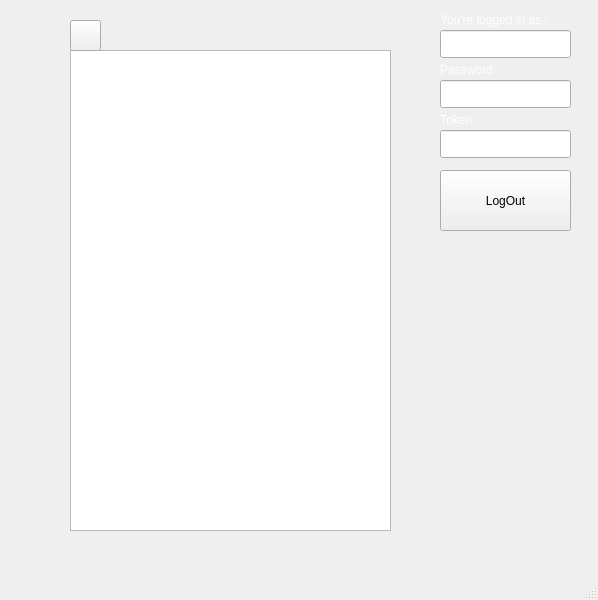
<?xml version="1.0" encoding="UTF-8"?>
<ui version="4.0">
 <class>MainWindow</class>
 <widget class="QMainWindow" name="MainWindow">
  <property name="geometry">
   <rect>
    <x>0</x>
    <y>0</y>
    <width>598</width>
    <height>600</height>
   </rect>
  </property>
  <property name="windowTitle">
   <string>MainWindow</string>
  </property>
  <property name="styleSheet">
   <string notr="true"/>
  </property>
  <widget class="QWidget" name="centralwidget">
   <widget class="QLineEdit" name="user_led">
    <property name="geometry">
     <rect>
      <x>440</x>
      <y>30</y>
      <width>131</width>
      <height>28</height>
     </rect>
    </property>
    <property name="styleSheet">
     <string notr="true">color: rgb(0, 85, 0);</string>
    </property>
   </widget>
   <widget class="QLabel" name="user_lbl">
    <property name="geometry">
     <rect>
      <x>440</x>
      <y>10</y>
      <width>131</width>
      <height>20</height>
     </rect>
    </property>
    <property name="styleSheet">
     <string notr="true">color: rgb(255, 255, 255);</string>
    </property>
    <property name="text">
     <string>You're logged in as :     </string>
    </property>
   </widget>
   <widget class="QLabel" name="label">
    <property name="geometry">
     <rect>
      <x>440</x>
      <y>60</y>
      <width>81</width>
      <height>20</height>
     </rect>
    </property>
    <property name="styleSheet">
     <string notr="true">color: rgb(255, 255, 255);</string>
    </property>
    <property name="text">
     <string>Password :</string>
    </property>
   </widget>
   <widget class="QLineEdit" name="pass_led">
    <property name="geometry">
     <rect>
      <x>440</x>
      <y>80</y>
      <width>131</width>
      <height>28</height>
     </rect>
    </property>
    <property name="styleSheet">
     <string notr="true">color: rgb(0, 85, 0);</string>
    </property>
   </widget>
   <widget class="QLabel" name="token_lbl">
    <property name="geometry">
     <rect>
      <x>440</x>
      <y>110</y>
      <width>63</width>
      <height>20</height>
     </rect>
    </property>
    <property name="styleSheet">
     <string notr="true">color: rgb(255, 255, 255);</string>
    </property>
    <property name="text">
     <string>Token :</string>
    </property>
   </widget>
   <widget class="QLineEdit" name="token_led">
    <property name="geometry">
     <rect>
      <x>440</x>
      <y>130</y>
      <width>131</width>
      <height>28</height>
     </rect>
    </property>
    <property name="styleSheet">
     <string notr="true">color: rgb(0, 85, 0);</string>
    </property>
   </widget>
   <widget class="QPushButton" name="logout_pbn">
    <property name="geometry">
     <rect>
      <x>440</x>
      <y>170</y>
      <width>131</width>
      <height>61</height>
     </rect>
    </property>
    <property name="styleSheet">
     <string notr="true"/>
    </property>
    <property name="text">
     <string>LogOut</string>
    </property>
   </widget>
   <widget class="QListWidget" name="listWidget">
    <property name="geometry">
     <rect>
      <x>70</x>
      <y>50</y>
      <width>321</width>
      <height>481</height>
     </rect>
    </property>
   </widget>
   <widget class="QToolButton" name="toolButton">
    <property name="geometry">
     <rect>
      <x>70</x>
      <y>20</y>
      <width>31</width>
      <height>31</height>
     </rect>
    </property>
    <property name="styleSheet">
     <string notr="true"/>
    </property>
    <property name="text">
     <string/>
    </property>
   </widget>
   <widget class="QPushButton" name="Theme_2_pbn">
    <property name="geometry">
     <rect>
      <x>477</x>
      <y>249</y>
      <width>24</width>
      <height>21</height>
     </rect>
    </property>
    <property name="styleSheet">
     <string notr="true">background-image: url(:/new/prefix1/Style/Purp.png);
border-color: rgb(170, 170, 127);
border-radius:10%;</string>
    </property>
    <property name="text">
     <string/>
    </property>
   </widget>
   <widget class="QPushButton" name="Theme_1">
    <property name="geometry">
     <rect>
      <x>445</x>
      <y>249</y>
      <width>25</width>
      <height>21</height>
     </rect>
    </property>
    <property name="styleSheet">
     <string notr="true">background-image: url(:/new/prefix1/Style/red.png);
border-color: rgb(170, 170, 127);
border-radius:10%;
</string>
    </property>
    <property name="text">
     <string/>
    </property>
   </widget>
   <widget class="QPushButton" name="pushButton">
    <property name="geometry">
     <rect>
      <x>508</x>
      <y>249</y>
      <width>25</width>
      <height>21</height>
     </rect>
    </property>
    <property name="styleSheet">
     <string notr="true">background-image: url(:/new/prefix1/Style/Green.png);
border-color: rgb(170, 170, 127);
border-radius: 10%;</string>
    </property>
    <property name="text">
     <string/>
    </property>
   </widget>
   <widget class="QPushButton" name="Theme_3_pbn">
    <property name="geometry">
     <rect>
      <x>540</x>
      <y>249</y>
      <width>24</width>
      <height>21</height>
     </rect>
    </property>
    <property name="styleSheet">
     <string notr="true">background-image: url(:/new/prefix1/Style/LightPink.png);
border-color: rgb(170, 170, 127);
border-radius: 10%;</string>
    </property>
    <property name="text">
     <string/>
    </property>
   </widget>
  </widget>
  <widget class="QMenuBar" name="menubar">
   <property name="geometry">
    <rect>
     <x>0</x>
     <y>0</y>
     <width>598</width>
     <height>25</height>
    </rect>
   </property>
  </widget>
  <widget class="QStatusBar" name="statusbar"/>
 </widget>
 <resources/>
 <connections/>
</ui>
